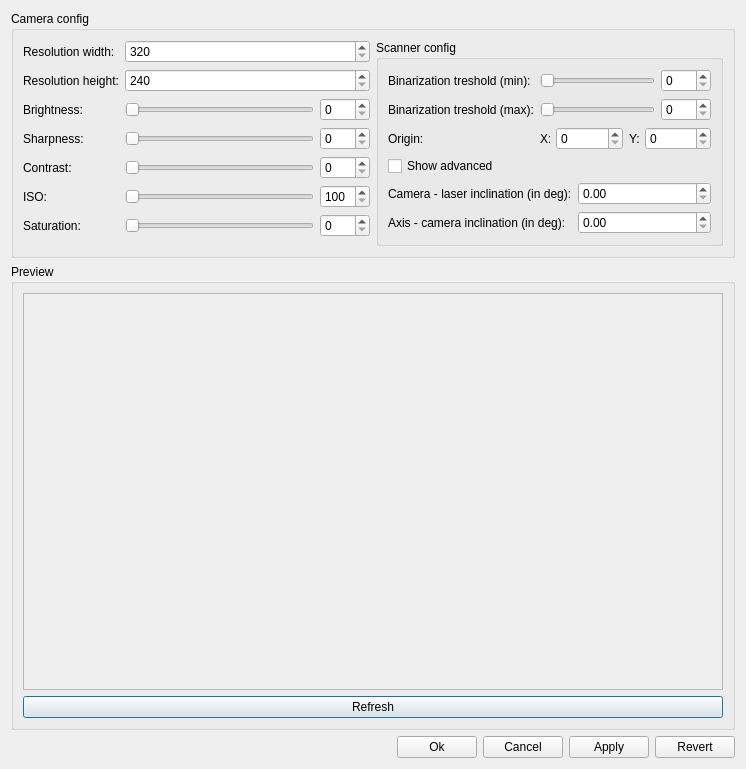
<?xml version="1.0" encoding="UTF-8"?>
<ui version="4.0">
 <class>SettingsDialog</class>
 <widget class="QDialog" name="SettingsDialog">
  <property name="windowModality">
   <enum>Qt::ApplicationModal</enum>
  </property>
  <property name="geometry">
   <rect>
    <x>0</x>
    <y>0</y>
    <width>746</width>
    <height>769</height>
   </rect>
  </property>
  <property name="windowTitle">
   <string>Settings</string>
  </property>
  <property name="modal">
   <bool>true</bool>
  </property>
  <layout class="QVBoxLayout" name="verticalLayout">
   <item>
    <widget class="QGroupBox" name="m_cameraConfigGroupBox">
     <property name="title">
      <string>Camera config</string>
     </property>
     <layout class="QHBoxLayout" name="horizontalLayout">
      <item>
       <layout class="QFormLayout" name="formLayout">
        <item row="0" column="0">
         <widget class="QLabel" name="m_widthLabel">
          <property name="text">
           <string>Resolution width:</string>
          </property>
         </widget>
        </item>
        <item row="1" column="0">
         <widget class="QLabel" name="m_heightLabel">
          <property name="text">
           <string>Resolution height:</string>
          </property>
         </widget>
        </item>
        <item row="2" column="0">
         <widget class="QLabel" name="m_brightnessLabel">
          <property name="text">
           <string>Brightness:</string>
          </property>
         </widget>
        </item>
        <item row="3" column="0">
         <widget class="QLabel" name="m_sharpnessLabel">
          <property name="text">
           <string>Sharpness:</string>
          </property>
         </widget>
        </item>
        <item row="4" column="0">
         <widget class="QLabel" name="m_contrastLabel">
          <property name="text">
           <string>Contrast:</string>
          </property>
         </widget>
        </item>
        <item row="5" column="0">
         <widget class="QLabel" name="m_isoLabel">
          <property name="text">
           <string>ISO:</string>
          </property>
         </widget>
        </item>
        <item row="6" column="0">
         <widget class="QLabel" name="m_saturationLabel">
          <property name="text">
           <string>Saturation:</string>
          </property>
         </widget>
        </item>
        <item row="1" column="1">
         <layout class="QHBoxLayout" name="horizontalLayout_2">
          <item>
           <widget class="QSpinBox" name="m_heightSpinBox">
            <property name="minimum">
             <number>240</number>
            </property>
            <property name="maximum">
             <number>4800</number>
            </property>
            <property name="singleStep">
             <number>240</number>
            </property>
           </widget>
          </item>
         </layout>
        </item>
        <item row="3" column="1">
         <layout class="QHBoxLayout" name="horizontalLayout_3">
          <item>
           <widget class="QSlider" name="m_sharpnessSlider">
            <property name="minimum">
             <number>0</number>
            </property>
            <property name="maximum">
             <number>100</number>
            </property>
            <property name="orientation">
             <enum>Qt::Horizontal</enum>
            </property>
           </widget>
          </item>
          <item>
           <widget class="QSpinBox" name="m_sharpnessSpinBox">
            <property name="minimumSize">
             <size>
              <width>50</width>
              <height>0</height>
             </size>
            </property>
            <property name="minimum">
             <number>0</number>
            </property>
            <property name="maximum">
             <number>100</number>
            </property>
           </widget>
          </item>
         </layout>
        </item>
        <item row="2" column="1">
         <layout class="QHBoxLayout" name="horizontalLayout_4">
          <item>
           <widget class="QSlider" name="m_brightnessSlider">
            <property name="maximum">
             <number>100</number>
            </property>
            <property name="orientation">
             <enum>Qt::Horizontal</enum>
            </property>
           </widget>
          </item>
          <item>
           <widget class="QSpinBox" name="m_brightnessSpinBox">
            <property name="minimumSize">
             <size>
              <width>50</width>
              <height>0</height>
             </size>
            </property>
            <property name="maximum">
             <number>100</number>
            </property>
           </widget>
          </item>
         </layout>
        </item>
        <item row="4" column="1">
         <layout class="QHBoxLayout" name="horizontalLayout_6">
          <item>
           <widget class="QSlider" name="m_contrastSlider">
            <property name="minimum">
             <number>0</number>
            </property>
            <property name="maximum">
             <number>100</number>
            </property>
            <property name="orientation">
             <enum>Qt::Horizontal</enum>
            </property>
           </widget>
          </item>
          <item>
           <widget class="QSpinBox" name="m_contrastSpinBox">
            <property name="minimumSize">
             <size>
              <width>50</width>
              <height>0</height>
             </size>
            </property>
            <property name="minimum">
             <number>0</number>
            </property>
            <property name="maximum">
             <number>100</number>
            </property>
           </widget>
          </item>
         </layout>
        </item>
        <item row="5" column="1">
         <layout class="QHBoxLayout" name="horizontalLayout_7">
          <item>
           <widget class="QSlider" name="m_isoSlider">
            <property name="minimum">
             <number>1</number>
            </property>
            <property name="maximum">
             <number>8</number>
            </property>
            <property name="singleStep">
             <number>1</number>
            </property>
            <property name="pageStep">
             <number>1</number>
            </property>
            <property name="orientation">
             <enum>Qt::Horizontal</enum>
            </property>
           </widget>
          </item>
          <item>
           <widget class="QSpinBox" name="m_isoSpinBox">
            <property name="minimumSize">
             <size>
              <width>50</width>
              <height>0</height>
             </size>
            </property>
            <property name="minimum">
             <number>100</number>
            </property>
            <property name="maximum">
             <number>800</number>
            </property>
            <property name="singleStep">
             <number>100</number>
            </property>
           </widget>
          </item>
         </layout>
        </item>
        <item row="6" column="1">
         <layout class="QHBoxLayout" name="horizontalLayout_8">
          <item>
           <widget class="QSlider" name="m_saturationSlider">
            <property name="minimum">
             <number>0</number>
            </property>
            <property name="maximum">
             <number>100</number>
            </property>
            <property name="orientation">
             <enum>Qt::Horizontal</enum>
            </property>
           </widget>
          </item>
          <item>
           <widget class="QSpinBox" name="m_saturationSpinBox">
            <property name="minimumSize">
             <size>
              <width>50</width>
              <height>0</height>
             </size>
            </property>
            <property name="minimum">
             <number>0</number>
            </property>
            <property name="maximum">
             <number>100</number>
            </property>
           </widget>
          </item>
         </layout>
        </item>
        <item row="0" column="1">
         <widget class="QSpinBox" name="m_widthSpinBox">
          <property name="minimum">
           <number>320</number>
          </property>
          <property name="maximum">
           <number>6400</number>
          </property>
          <property name="singleStep">
           <number>320</number>
          </property>
         </widget>
        </item>
       </layout>
      </item>
      <item>
       <widget class="QGroupBox" name="m_scannerConfigGroupBox">
        <property name="title">
         <string>Scanner config</string>
        </property>
        <layout class="QVBoxLayout" name="verticalLayout_3">
         <item>
          <layout class="QFormLayout" name="formLayout_2">
           <item row="0" column="0">
            <widget class="QLabel" name="m_binarizationTresholdMinLabel">
             <property name="text">
              <string>Binarization treshold (min):</string>
             </property>
            </widget>
           </item>
           <item row="0" column="1">
            <layout class="QHBoxLayout" name="horizontalLayout_10">
             <item>
              <widget class="QSlider" name="m_binarizationTresholdMinSlider">
               <property name="maximum">
                <number>255</number>
               </property>
               <property name="orientation">
                <enum>Qt::Horizontal</enum>
               </property>
              </widget>
             </item>
             <item>
              <widget class="QSpinBox" name="m_binarizationTresholdMinSpinBox">
               <property name="minimumSize">
                <size>
                 <width>50</width>
                 <height>0</height>
                </size>
               </property>
               <property name="maximum">
                <number>255</number>
               </property>
              </widget>
             </item>
            </layout>
           </item>
           <item row="1" column="0">
            <widget class="QLabel" name="m_binarizationTresholdMaxLabel">
             <property name="text">
              <string>Binarization treshold (max):</string>
             </property>
            </widget>
           </item>
           <item row="1" column="1">
            <layout class="QHBoxLayout" name="horizontalLayout_5">
             <item>
              <widget class="QSlider" name="m_binarizationTresholdMaxSlider">
               <property name="maximum">
                <number>255</number>
               </property>
               <property name="orientation">
                <enum>Qt::Horizontal</enum>
               </property>
              </widget>
             </item>
             <item>
              <widget class="QSpinBox" name="m_binarizationTresholdMaxSpinBox">
               <property name="minimumSize">
                <size>
                 <width>50</width>
                 <height>0</height>
                </size>
               </property>
               <property name="maximum">
                <number>255</number>
               </property>
              </widget>
             </item>
            </layout>
           </item>
           <item row="2" column="0">
            <widget class="QLabel" name="m_originLabel">
             <property name="text">
              <string>Origin:</string>
             </property>
            </widget>
           </item>
           <item row="2" column="1">
            <layout class="QHBoxLayout" name="horizontalLayout_11">
             <item>
              <widget class="QLabel" name="m_originXLabel">
               <property name="maximumSize">
                <size>
                 <width>10</width>
                 <height>16777215</height>
                </size>
               </property>
               <property name="text">
                <string>X:</string>
               </property>
              </widget>
             </item>
             <item>
              <widget class="QSpinBox" name="m_originXSpinBox">
               <property name="minimumSize">
                <size>
                 <width>50</width>
                 <height>0</height>
                </size>
               </property>
               <property name="maximumSize">
                <size>
                 <width>16777215</width>
                 <height>16777215</height>
                </size>
               </property>
               <property name="maximum">
                <number>65535</number>
               </property>
              </widget>
             </item>
             <item>
              <widget class="QLabel" name="m_originYLabel">
               <property name="maximumSize">
                <size>
                 <width>10</width>
                 <height>16777215</height>
                </size>
               </property>
               <property name="text">
                <string>Y:</string>
               </property>
              </widget>
             </item>
             <item>
              <widget class="QSpinBox" name="m_originYSpinBox">
               <property name="minimumSize">
                <size>
                 <width>50</width>
                 <height>0</height>
                </size>
               </property>
               <property name="maximumSize">
                <size>
                 <width>16777215</width>
                 <height>16777215</height>
                </size>
               </property>
               <property name="maximum">
                <number>65535</number>
               </property>
              </widget>
             </item>
            </layout>
           </item>
          </layout>
         </item>
         <item>
          <widget class="QCheckBox" name="m_showAdvancedCheckBox">
           <property name="text">
            <string>Show advanced</string>
           </property>
          </widget>
         </item>
         <item>
          <widget class="QWidget" name="m_scannerConfigAdvancedWidget" native="true">
           <property name="visible">
            <bool>false</bool>
           </property>
           <layout class="QVBoxLayout" name="verticalLayout_5">
            <property name="leftMargin">
             <number>0</number>
            </property>
            <property name="topMargin">
             <number>0</number>
            </property>
            <property name="rightMargin">
             <number>0</number>
            </property>
            <property name="bottomMargin">
             <number>0</number>
            </property>
            <item>
             <layout class="QFormLayout" name="m_advancedConfigFromLayout">
              <item row="1" column="0">
               <widget class="QLabel" name="m_axisCameraInclinationLabel">
                <property name="text">
                 <string>Axis - camera inclination (in deg):</string>
                </property>
               </widget>
              </item>
              <item row="0" column="1">
               <widget class="QDoubleSpinBox" name="m_cameraLaserInclinationDoubleSpinBox">
                <property name="maximum">
                 <double>90.000000000000000</double>
                </property>
               </widget>
              </item>
              <item row="1" column="1">
               <widget class="QDoubleSpinBox" name="m_axisCameraInclinationDoubleSpinBox">
                <property name="maximum">
                 <double>90.000000000000000</double>
                </property>
               </widget>
              </item>
              <item row="0" column="0">
               <widget class="QLabel" name="m_cameraLaserInclinationLabel">
                <property name="text">
                 <string>Camera - laser inclination (in deg):</string>
                </property>
               </widget>
              </item>
             </layout>
            </item>
           </layout>
          </widget>
         </item>
        </layout>
       </widget>
      </item>
     </layout>
    </widget>
   </item>
   <item>
    <widget class="QGroupBox" name="m_previewGroupBox">
     <property name="title">
      <string>Preview</string>
     </property>
     <layout class="QVBoxLayout" name="verticalLayout_2">
      <item>
       <widget class="QScrollArea" name="m_previewScrollArea">
        <property name="widgetResizable">
         <bool>true</bool>
        </property>
        <property name="alignment">
         <set>Qt::AlignCenter</set>
        </property>
        <widget class="QLabel" name="m_previewLabel">
         <property name="geometry">
          <rect>
           <x>0</x>
           <y>0</y>
           <width>706</width>
           <height>417</height>
          </rect>
         </property>
         <property name="text">
          <string/>
         </property>
        </widget>
       </widget>
      </item>
      <item>
       <widget class="QPushButton" name="m_refreshPreviewPushButton">
        <property name="text">
         <string>Refresh</string>
        </property>
       </widget>
      </item>
     </layout>
    </widget>
   </item>
   <item>
    <layout class="QHBoxLayout" name="horizontalLayout_9">
     <item>
      <spacer name="horizontalSpacer">
       <property name="orientation">
        <enum>Qt::Horizontal</enum>
       </property>
       <property name="sizeHint" stdset="0">
        <size>
         <width>40</width>
         <height>20</height>
        </size>
       </property>
      </spacer>
     </item>
     <item>
      <widget class="QPushButton" name="m_okPushButton">
       <property name="text">
        <string>Ok</string>
       </property>
      </widget>
     </item>
     <item>
      <widget class="QPushButton" name="m_cancelPushButton">
       <property name="text">
        <string>Cancel</string>
       </property>
      </widget>
     </item>
     <item>
      <widget class="QPushButton" name="m_applyPushButton">
       <property name="text">
        <string>Apply</string>
       </property>
      </widget>
     </item>
     <item>
      <widget class="QPushButton" name="m_revertPushButton">
       <property name="text">
        <string>Revert</string>
       </property>
      </widget>
     </item>
    </layout>
   </item>
  </layout>
 </widget>
 <resources/>
 <connections>
  <connection>
   <sender>m_brightnessSlider</sender>
   <signal>valueChanged(int)</signal>
   <receiver>m_brightnessSpinBox</receiver>
   <slot>setValue(int)</slot>
   <hints>
    <hint type="sourcelabel">
     <x>340</x>
     <y>98</y>
    </hint>
    <hint type="destinationlabel">
     <x>597</x>
     <y>98</y>
    </hint>
   </hints>
  </connection>
  <connection>
   <sender>m_brightnessSpinBox</sender>
   <signal>valueChanged(int)</signal>
   <receiver>m_brightnessSlider</receiver>
   <slot>setValue(int)</slot>
   <hints>
    <hint type="sourcelabel">
     <x>597</x>
     <y>98</y>
    </hint>
    <hint type="destinationlabel">
     <x>340</x>
     <y>98</y>
    </hint>
   </hints>
  </connection>
  <connection>
   <sender>m_sharpnessSlider</sender>
   <signal>valueChanged(int)</signal>
   <receiver>m_sharpnessSpinBox</receiver>
   <slot>setValue(int)</slot>
   <hints>
    <hint type="sourcelabel">
     <x>340</x>
     <y>128</y>
    </hint>
    <hint type="destinationlabel">
     <x>597</x>
     <y>128</y>
    </hint>
   </hints>
  </connection>
  <connection>
   <sender>m_sharpnessSpinBox</sender>
   <signal>valueChanged(int)</signal>
   <receiver>m_sharpnessSlider</receiver>
   <slot>setValue(int)</slot>
   <hints>
    <hint type="sourcelabel">
     <x>597</x>
     <y>128</y>
    </hint>
    <hint type="destinationlabel">
     <x>340</x>
     <y>128</y>
    </hint>
   </hints>
  </connection>
  <connection>
   <sender>m_contrastSlider</sender>
   <signal>valueChanged(int)</signal>
   <receiver>m_contrastSpinBox</receiver>
   <slot>setValue(int)</slot>
   <hints>
    <hint type="sourcelabel">
     <x>340</x>
     <y>158</y>
    </hint>
    <hint type="destinationlabel">
     <x>597</x>
     <y>158</y>
    </hint>
   </hints>
  </connection>
  <connection>
   <sender>m_contrastSpinBox</sender>
   <signal>valueChanged(int)</signal>
   <receiver>m_contrastSlider</receiver>
   <slot>setValue(int)</slot>
   <hints>
    <hint type="sourcelabel">
     <x>597</x>
     <y>158</y>
    </hint>
    <hint type="destinationlabel">
     <x>340</x>
     <y>158</y>
    </hint>
   </hints>
  </connection>
  <connection>
   <sender>m_isoSlider</sender>
   <signal>valueChanged(int)</signal>
   <receiver>SettingsDialog</receiver>
   <slot>OnISOSliderValueChanged(int)</slot>
   <hints>
    <hint type="sourcelabel">
     <x>340</x>
     <y>188</y>
    </hint>
    <hint type="destinationlabel">
     <x>321</x>
     <y>149</y>
    </hint>
   </hints>
  </connection>
  <connection>
   <sender>m_isoSpinBox</sender>
   <signal>valueChanged(int)</signal>
   <receiver>SettingsDialog</receiver>
   <slot>OnISOSpinBoxValueChanged(int)</slot>
   <hints>
    <hint type="sourcelabel">
     <x>597</x>
     <y>188</y>
    </hint>
    <hint type="destinationlabel">
     <x>321</x>
     <y>149</y>
    </hint>
   </hints>
  </connection>
  <connection>
   <sender>m_saturationSlider</sender>
   <signal>valueChanged(int)</signal>
   <receiver>m_saturationSpinBox</receiver>
   <slot>setValue(int)</slot>
   <hints>
    <hint type="sourcelabel">
     <x>340</x>
     <y>218</y>
    </hint>
    <hint type="destinationlabel">
     <x>597</x>
     <y>218</y>
    </hint>
   </hints>
  </connection>
  <connection>
   <sender>m_saturationSpinBox</sender>
   <signal>valueChanged(int)</signal>
   <receiver>m_saturationSlider</receiver>
   <slot>setValue(int)</slot>
   <hints>
    <hint type="sourcelabel">
     <x>597</x>
     <y>218</y>
    </hint>
    <hint type="destinationlabel">
     <x>340</x>
     <y>218</y>
    </hint>
   </hints>
  </connection>
  <connection>
   <sender>m_widthSpinBox</sender>
   <signal>valueChanged(int)</signal>
   <receiver>SettingsDialog</receiver>
   <slot>OnWidthSpinBoxValueChanged(int)</slot>
   <hints>
    <hint type="sourcelabel">
     <x>368</x>
     <y>42</y>
    </hint>
    <hint type="destinationlabel">
     <x>321</x>
     <y>149</y>
    </hint>
   </hints>
  </connection>
  <connection>
   <sender>m_heightSpinBox</sender>
   <signal>valueChanged(int)</signal>
   <receiver>SettingsDialog</receiver>
   <slot>OnHeightSpinBoxValueChanged(int)</slot>
   <hints>
    <hint type="sourcelabel">
     <x>368</x>
     <y>69</y>
    </hint>
    <hint type="destinationlabel">
     <x>321</x>
     <y>149</y>
    </hint>
   </hints>
  </connection>
  <connection>
   <sender>m_okPushButton</sender>
   <signal>clicked()</signal>
   <receiver>SettingsDialog</receiver>
   <slot>OnOkButtonClicked()</slot>
   <hints>
    <hint type="sourcelabel">
     <x>353</x>
     <y>278</y>
    </hint>
    <hint type="destinationlabel">
     <x>321</x>
     <y>149</y>
    </hint>
   </hints>
  </connection>
  <connection>
   <sender>m_cancelPushButton</sender>
   <signal>clicked()</signal>
   <receiver>SettingsDialog</receiver>
   <slot>reject()</slot>
   <hints>
    <hint type="sourcelabel">
     <x>434</x>
     <y>278</y>
    </hint>
    <hint type="destinationlabel">
     <x>321</x>
     <y>149</y>
    </hint>
   </hints>
  </connection>
  <connection>
   <sender>m_applyPushButton</sender>
   <signal>clicked()</signal>
   <receiver>SettingsDialog</receiver>
   <slot>OnApplyButtonClicked()</slot>
   <hints>
    <hint type="sourcelabel">
     <x>515</x>
     <y>278</y>
    </hint>
    <hint type="destinationlabel">
     <x>321</x>
     <y>149</y>
    </hint>
   </hints>
  </connection>
  <connection>
   <sender>m_revertPushButton</sender>
   <signal>clicked()</signal>
   <receiver>SettingsDialog</receiver>
   <slot>OnRevertButtonClicked()</slot>
   <hints>
    <hint type="sourcelabel">
     <x>596</x>
     <y>278</y>
    </hint>
    <hint type="destinationlabel">
     <x>321</x>
     <y>149</y>
    </hint>
   </hints>
  </connection>
  <connection>
   <sender>m_refreshPreviewPushButton</sender>
   <signal>clicked()</signal>
   <receiver>SettingsDialog</receiver>
   <slot>OnRefreshPreviewButtonClicked()</slot>
   <hints>
    <hint type="sourcelabel">
     <x>310</x>
     <y>662</y>
    </hint>
    <hint type="destinationlabel">
     <x>310</x>
     <y>361</y>
    </hint>
   </hints>
  </connection>
  <connection>
   <sender>m_showAdvancedCheckBox</sender>
   <signal>stateChanged(int)</signal>
   <receiver>SettingsDialog</receiver>
   <slot>OnShowAdvancedScannerConfigChanged(int)</slot>
   <hints>
    <hint type="sourcelabel">
     <x>273</x>
     <y>369</y>
    </hint>
    <hint type="destinationlabel">
     <x>273</x>
     <y>361</y>
    </hint>
   </hints>
  </connection>
  <connection>
   <sender>m_binarizationTresholdMinSlider</sender>
   <signal>valueChanged(int)</signal>
   <receiver>m_binarizationTresholdMinSpinBox</receiver>
   <slot>setValue(int)</slot>
   <hints>
    <hint type="sourcelabel">
     <x>643</x>
     <y>67</y>
    </hint>
    <hint type="destinationlabel">
     <x>757</x>
     <y>67</y>
    </hint>
   </hints>
  </connection>
  <connection>
   <sender>m_binarizationTresholdMinSpinBox</sender>
   <signal>valueChanged(int)</signal>
   <receiver>m_binarizationTresholdMinSlider</receiver>
   <slot>setValue(int)</slot>
   <hints>
    <hint type="sourcelabel">
     <x>757</x>
     <y>67</y>
    </hint>
    <hint type="destinationlabel">
     <x>643</x>
     <y>67</y>
    </hint>
   </hints>
  </connection>
  <connection>
   <sender>m_binarizationTresholdMaxSlider</sender>
   <signal>valueChanged(int)</signal>
   <receiver>m_binarizationTresholdMaxSpinBox</receiver>
   <slot>setValue(int)</slot>
   <hints>
    <hint type="sourcelabel">
     <x>643</x>
     <y>97</y>
    </hint>
    <hint type="destinationlabel">
     <x>757</x>
     <y>97</y>
    </hint>
   </hints>
  </connection>
  <connection>
   <sender>m_binarizationTresholdMaxSpinBox</sender>
   <signal>valueChanged(int)</signal>
   <receiver>m_binarizationTresholdMaxSlider</receiver>
   <slot>setValue(int)</slot>
   <hints>
    <hint type="sourcelabel">
     <x>757</x>
     <y>97</y>
    </hint>
    <hint type="destinationlabel">
     <x>643</x>
     <y>97</y>
    </hint>
   </hints>
  </connection>
 </connections>
 <slots>
  <slot>OnISOSliderValueChanged(int)</slot>
  <slot>OnISOSpinBoxValueChanged(int)</slot>
  <slot>OnWidthSpinBoxValueChanged(int)</slot>
  <slot>OnHeightSpinBoxValueChanged(int)</slot>
  <slot>OnApplyButtonClicked()</slot>
  <slot>OnRevertButtonClicked()</slot>
  <slot>OnOkButtonClicked()</slot>
  <slot>OnRefreshPreviewButtonClicked()</slot>
  <slot>OnShowAdvancedScannerConfigChanged(int)</slot>
 </slots>
</ui>
